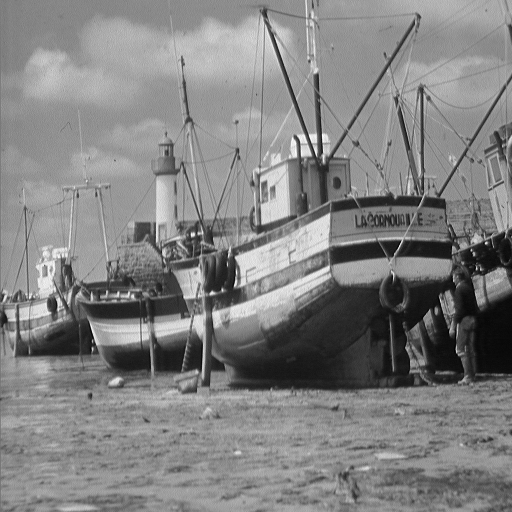
#> input picture assignment01/images/fishingboat.tiff, 512 x 512 px
$ python task04.py   (older library calls are emulated)
#> lines starting #> are read from the running program, lines starting #| are printed output that depends on the picture
#!/usr/bin/python3

import numpy as np
import matplotlib.pyplot as plt
from scipy import misc

image = misc.imread('./images/fishingboat.tiff')
#> image is the input picture: shape (512, 512); min 0, max 255, mean 129.7
#image = misc.imread('./images/rainbow.tiff')
#image = misc.imread('./images/lochness.tiff')
#image = misc.imread('./images/doge.tiff')

# The main function for applying a filter to an 2d-rgb-array
def spatialConvolution(inputImage, kernel):
  inputImage = inputImage.astype('float32') # Convert to float to avoid overflow issues
  outputImage = np.array(inputImage) # Create a copy which can be modified
  (imgHeight, imgWidth) = inputImage.shape

  w = len(kernel[0]) # Width of kernel
  cw = int((w - 1) / 2) # Center width of kernel
  h = len(kernel) # Height of kernel
  ch = int((h - 1) / 2) # Center height of kernel

  for y in range(imgHeight):
    for x in range(imgWidth):
      sr, sg, sb = 0, 0, 0 # Red, green and blue sum

      for ky in range(h):
        for kx in range(w):
          lx = kx - cw # Locale x, also called i in equation 4
          ly = ky - ch # Locale y, also called j in equation 4

          # Skip bounderies which makes them darker
          #if 0 < x - lx < imgWidth and 0 < y - ly < imgHeight:
          #  r, g, b = inputImage[y - ly][x - lx][0:3] * kernel[ky][kx]
          #  sr += r; sg += g; sb += b

          # Make use of the closest available pixel from beyond the edges
          r = inputImage[max(0, min(imgHeight - 1, y - ly))][max(0, min(imgWidth - 1, x - lx))] * kernel[ky][kx]
          sr += r

      outputImage[y][x] = sr

  return outputImage


# Shortcut for adding a single filter to an image and returning it with the correct type
def applyFilter(inputImage, kernel):
  return spatialConvolution(inputImage, kernel)


# Normalizes the array making the sum of all values equal to 1
def normalizeKernel(kernel):
  return np.multiply(kernel, 1 / np.sum(kernel))


# Our better grey function from task 2
def grey(image):
	img = image
	img = np.array(img)
	r = img[..., 0]
	g = img[..., 1]
	b = img[..., 2]

	avgGrey = (r * 0.2126 + g * 0.7152 + b * 0.0722)

	img[..., 0] = avgGrey
	img[..., 1] = avgGrey
	img[..., 2] = avgGrey
	return image


# List of useful filters. They should be described by their names. They are also normalized if necessary.
gauss3x3 = [
  [1, 2, 1],
  [2, 4, 2],
  [1, 2, 1]
]
gauss3x3 = normalizeKernel(gauss3x3)

gauss5x5 = [
  [1, 4, 6, 4, 1],
  [4, 16, 24, 16, 4],
  [6, 24, 36, 24, 6],
  [4, 16, 24, 16, 4],
  [1, 4, 6, 4, 1]
]
gauss5x5 = normalizeKernel(gauss5x5)

blur3x3 = [
  [1, 1, 1],
  [1, 1, 1],
  [1, 1, 1]
]
blur3x3 = normalizeKernel(blur3x3)

handshake = [
  [1, 0, 0, 0, 0],
  [0, 1, 0, 0, 0],
  [0, 0, 1, 0, 0],
  [0, 0, 0, 1, 0],
  [0, 0, 0, 0, 1]
]
handshake = normalizeKernel(handshake)

sharpen = [
  [0, -2, 0],
  [-2, 9, -2],
  [0, -2, 0]
]

edges = [
  [0, -2, 0],
  [-2, 8, -2],
  [0, -2, 0]
]

# Filter for shifting all pixels to the right. Remember that the kernel is mirrored in both x and y axis when applied
rightshift = [
  [0, 0, 0, 0, 0],
  [0, 0, 0, 0, 0],
  [0, 0, 0, 0, 1],
  [0, 0, 0, 0, 0],
  [0, 0, 0, 0, 0]
]

# Filter for showing the magnitude of gradient vertically
sobelX = [
  [-1, 0, 1],
  [-2, 0, 2],
  [-1, 0, 1]
]

# Filter for showing the magnitude of gradient horizontally
sobelY = [
  [-1, -2, -1],
  [0, 0, 0],
  [1, 2, 1]
]

image = image / 255
# Create a grey scaled image
greyImage = grey(image)
#> in grey, `r = img[..., 0]`: r = 512 values, max 0.514 at index 272, min 0.204 at index 319, mean 0.47
#> in grey, `g = img[..., 1]`: g = 512 values, max 0.675 at index 426, min 0.169 at index 320, mean 0.528
#> in grey, `b = img[..., 2]`: b = 512 values, max 0.647 at index 420, min 0.114 at index 325, mean 0.515
#> in grey, `avgGrey = (r * 0.2126 + g * 0.7152 + b * 0.0722)`: avgGrey = 512 values, max 0.636 at index 426, min 0.177 at index 320, mean 0.515
#> in grey, `img[..., 0] = avgGrey`: img: shape (512, 512) float64; min 0, max 1, mean 0.509
#> in grey, `img[..., 1] = avgGrey`: img: shape (512, 512) float64; min 0, max 1, mean 0.509
#> in grey, `img[..., 2] = avgGrey`: img: shape (512, 512) float64; min 0, max 1, mean 0.509

def normalize(inputImage):
  minimum = np.min(inputImage)
  inputImage = inputImage - minimum
  maximum = np.max(inputImage)
  return inputImage / maximum

# Generate a image with the sobel filter
# Notice the absolute conversion. That is why the background is black instead of an average grey
imgX = normalize((spatialConvolution(greyImage, sobelX)))
#> after the loop in spatialConvolution, `for y in range(imgHeight):`:
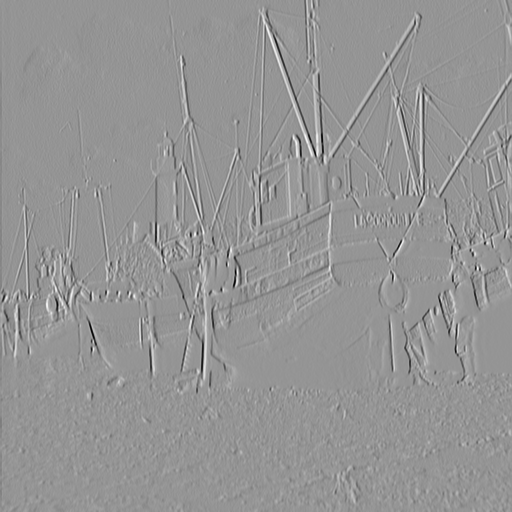
#> outputImage: shape (512, 512) float32; min -3.65, max 2.6, mean 0.00149; drawn with min black and max white
#> in normalize, `minimum = np.min(inputImage)`: minimum = -3.65
#> in normalize, `maximum = np.max(inputImage)`: maximum = 6.24
imgY = normalize((spatialConvolution(greyImage, sobelY)))
#> after the loop in spatialConvolution (call 2), `for y in range(imgHeight):`:
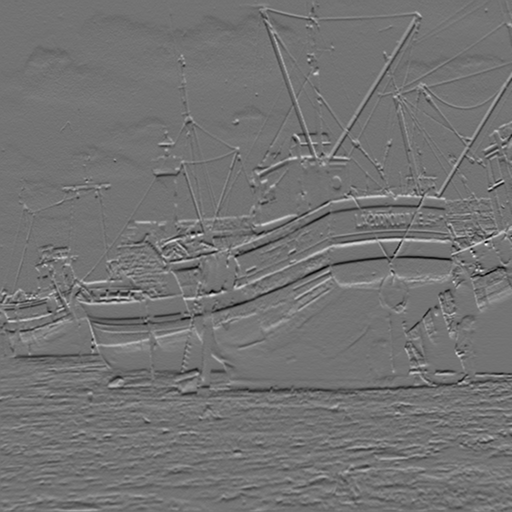
#> outputImage: shape (512, 512) float32; min -2.03, max 2.46, mean 0.000908; drawn with min black and max white

# Adding the sobel filters together
img = normalize(np.sqrt(np.power(imgX, 2) + np.power(imgY, 2)))
#> in normalize (call 3), `minimum = np.min(inputImage)`: minimum = 0.167
#> in normalize (call 3), `inputImage = inputImage - minimum`:
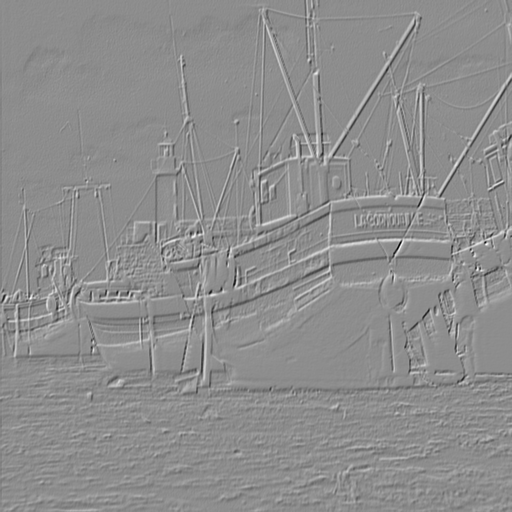
#> inputImage: shape (512, 512) float32; min 0, max 1.03, mean 0.574; drawn with min black and max white
#> in normalize (call 3), `maximum = np.max(inputImage)`: maximum = 1.03


_, ax = plt.subplots(1, 3, figsize=(30, 16))

# Original image
ax[0].imshow(imgX, cmap='gray')
ax[0].set_axis_off()

# Display a smoothed image with gauss on out grey scaled image
ax[1].imshow(imgY, cmap='gray')
ax[1].set_axis_off()

# Display the image with the absolute of both sobel filters added together
ax[2].imshow(img, cmap='gray')
ax[2].set_axis_off()

plt.show()
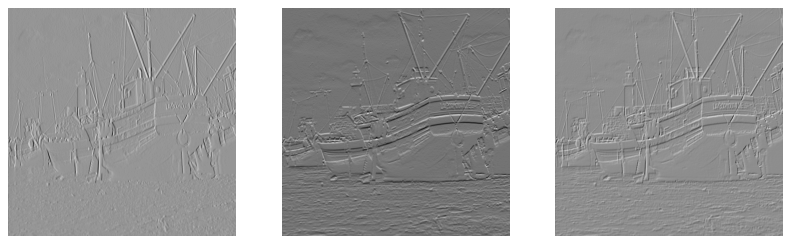
#> figure drawn by matplotlib, 3 panels
